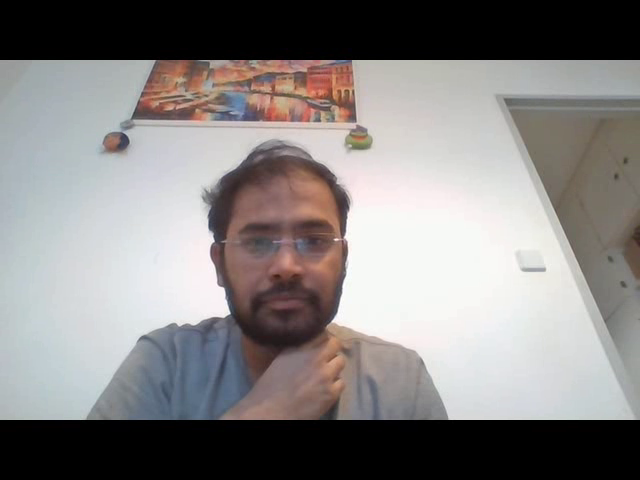
#> input picture frame 6 of here_filename.avi, 640 x 480 px, given in place of the camera
$ python 'Eyes and Smile detetction.py'
#> lines starting #> are read from the running program, lines starting #| are printed output that depends on the picture; after the words box and inside, x2 and y2 are one past the last pixel; in counts of white or black regions, pixels touching at a corner belong together
import numpy as np
import cv2
import time
#import opencv-contrib


face_cascade = cv2.CascadeClassifier("C:/Users/Prakash/Desktop/Python_/haarcascade_frontalface_default.xml")
eye_cascade = cv2.CascadeClassifier("C:/Users/Prakash/Desktop/Python_/haarcascade_eye.xml")
#mouth_cascade = cv2.CascadeClassifier("C:/Users/Prakash/Desktop/Python_/haarcascade_mouth.xml")
smile_cascade = cv2.CascadeClassifier("C:/Users/Prakash/Desktop/Python_/haarcascade_smile.xml")


Vidcap = cv2.VideoCapture(0)  #to capture from video ('sources filelink instead of 0')


fourcc = cv2.VideoWriter_fourcc(*'XVID') #defining the code to save the videowriter #newly added
output = cv2.VideoWriter('here_filename.avi',fourcc, 20.0, (640,480)) # captured video source, video width and height


check,frame = Vidcap.read()
#> frame is the input picture: shape (480, 640, 3); mean B, G, R 129.7, 130.5, 133.8

while (Vidcap.isOpened()):              #:  #instead of 1, here i have added Vidcap.isOpened--> returns False
    ret, frame = Vidcap.read()
    if ret ==True:
        frame = cv2.flip(frame, 1) # if frame is 0, videoframe rotates to upside down
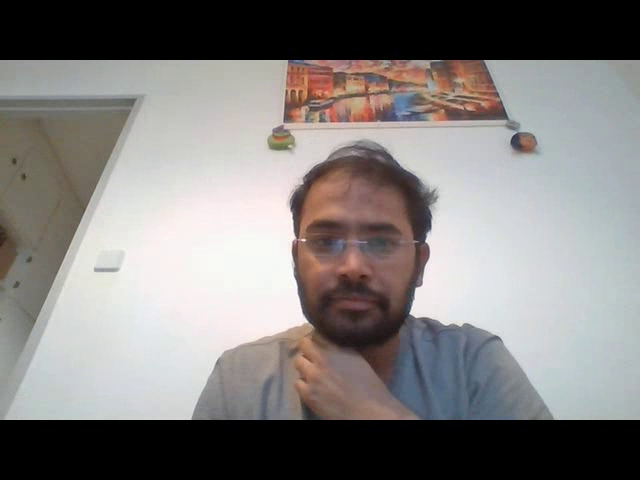
#> frame: shape (480, 640, 3); mean B, G, R 125.2, 126.6, 129.9
        output.write(frame)


    gray = cv2.cvtColor(frame, cv2.COLOR_BGR2GRAY)  #to capture in monochrome
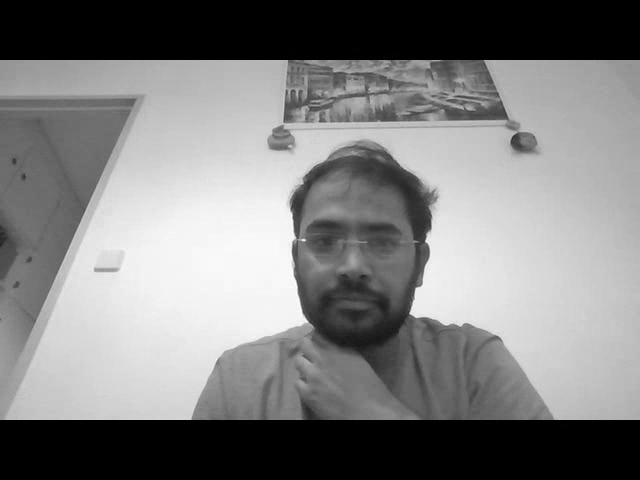
#> gray: shape (480, 640); min 0, max 255, mean 127.4
    faces = face_cascade.detectMultiScale(gray, scaleFactor = 1.5, minNeighbors = 5)
#> faces = [[291, 196, 122, 122], [262, 167, 182, 182]]


    for (x,y, w,h) in faces:
        cv2.rectangle(frame,(x,y),(x+w,y+h),(255,0,0),3)

        roi_gray = gray[y:y-int((y+h)*0.7), x:x+w]  #for avoiding mouth considering as eyes so region of interest more than 80%
        roi_color = frame[y:y-int((y+h)*0.7), x:x+w]

        eyes = eye_cascade.detectMultiScale(roi_gray)
        smiles = smile_cascade.detectMultiScale(roi_gray, 1.4, 20) #by testing all the value from 1.1-1.9, 1.6 was the best one

        for (ex,ey,ew,eh) in eyes:    #bounding box for eye detection
            cv2.rectangle(roi_color,(ex,ey),(ex+ew,ey+eh),(0,255,0),2)

            for (sx, sy, sw, sh) in smiles: #bounding box for smile detection
                cv2.rectangle(roi_color,(sx, sy),((sx + sw), (sy + sh)), (0,0,255), 2)
#> this loop made 2 passes
#> (x, y, w, h, eyes) on passes 1 to 2: (291, 196, 122, 122, [[10, 15, 53, 53], [59, 19, 48, 48]]), (262, 167, 182, 182, [[105, 61, 32, 32], [42, 49, 47, 47], [86, 42, 55, 55]])
#> pass 1, `roi_gray = gray[y:y-int((y+h)*0.7), x:x+w]`:
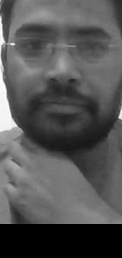
#> roi_gray: shape (258, 122); min 0, max 255, mean 84.4
#> pass 1, `roi_color = frame[y:y-int((y+h)*0.7), x:x+w]`:
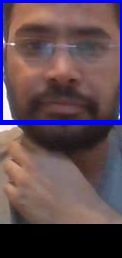
#> roi_color: shape (258, 122, 3); mean B, G, R 81.8, 73.2, 93.3
#> pass 2, `roi_gray = gray[y:y-int((y+h)*0.7), x:x+w]`:
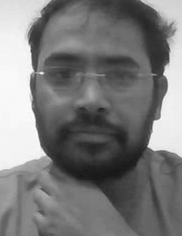
#> roi_gray: shape (236, 182); min 22, max 255, mean 123.1
#> after the loop:
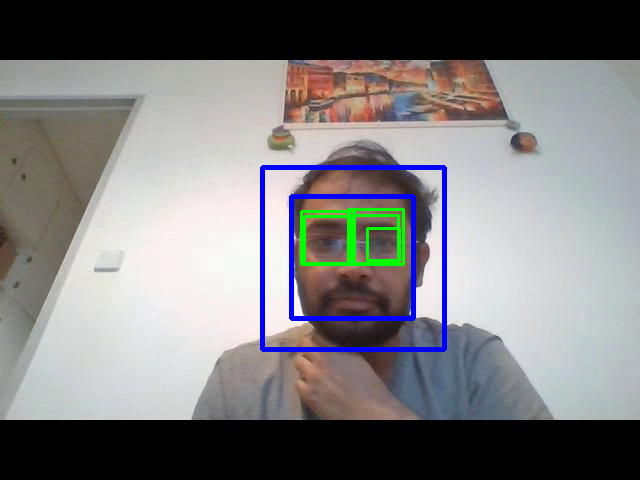
#> frame: shape (480, 640, 3); 2.73% of pixels changed, all inside (x1, y1, x2, y2) = (260, 165, 447, 352)
#> after the loop:
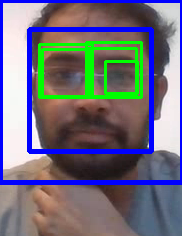
#> roi_color: shape (236, 182, 3); mean B, G, R 124.1, 111, 111.5


    k = cv2.waitKey(25) #how a frame for specified no. of milliseconds. returns either code of pressed key or -1.
#> (key Esc is pressed here)
    print("the value of k is " + str(k)) ## check if the return value of waitkey() is a number if yes. if k>0 means some key was pressed.
#| the value of k is 27
    if int(k) == 97: # if you press "a" then close.
        break
    #else:  #newly added
        #break #newly added

    cv2.imshow('frame',frame)  #Displaying the output

print(check)
print(frame)

time.sleep(3) # captures images for 3 seconds after pressing the stop button
#cv2.imshow('frame', frame) # newly added

output.release
Vidcap.release()  #with no release function camera may not be free for another purposes
cv2.destroyAllWindows()
Vidcap.stop() ## TODO: stop the cam

$ run again, starting later in the video
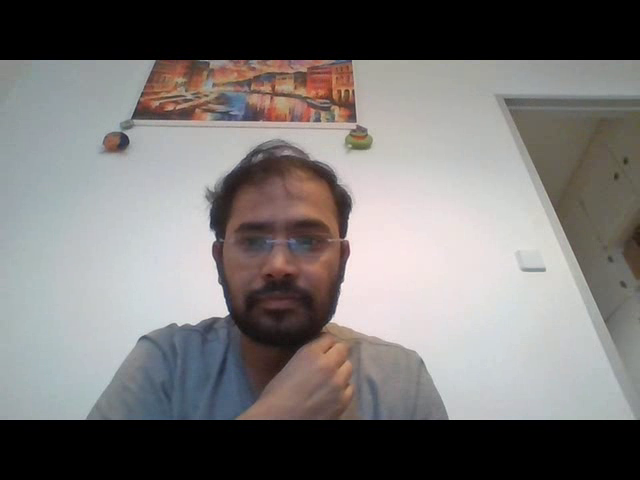
#> input picture frame 27 of here_filename.avi, 640 x 480 px, given in place of the camera
#> frame is the input picture: shape (480, 640, 3); mean B, G, R 115.9, 117, 120
#> faces = [[270, 164, 182, 182]]
#> the loop `for (x,y, w,h) in faces:` made 1 pass
#> (x, y, w, h, eyes) on pass 1: (270, 164, 182, 182, [[107, 66, 25, 25], [38, 41, 54, 54], [86, 45, 53, 53]])
#> after the loop `for (x,y, w,h) in faces:`:
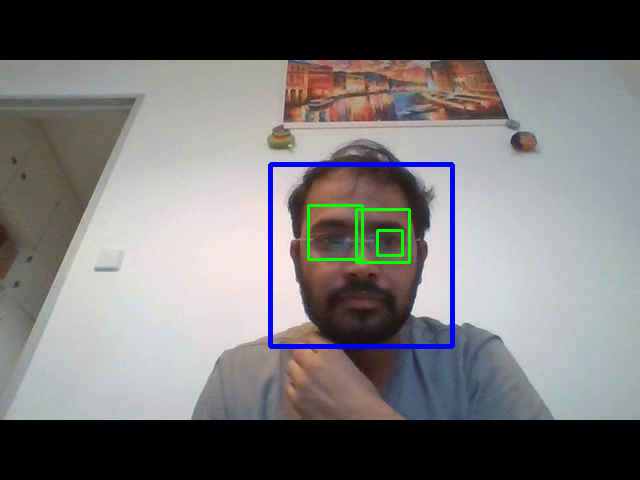
#> frame: shape (480, 640, 3); mean B, G, R 116.3, 115.6, 117.3
#> after the loop `for (x,y, w,h) in faces:`:
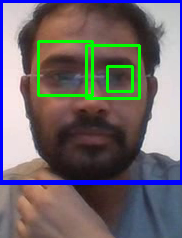
#> roi_color: shape (238, 182, 3); mean B, G, R 107.3, 103.7, 109.9
#| the value of k is 27
